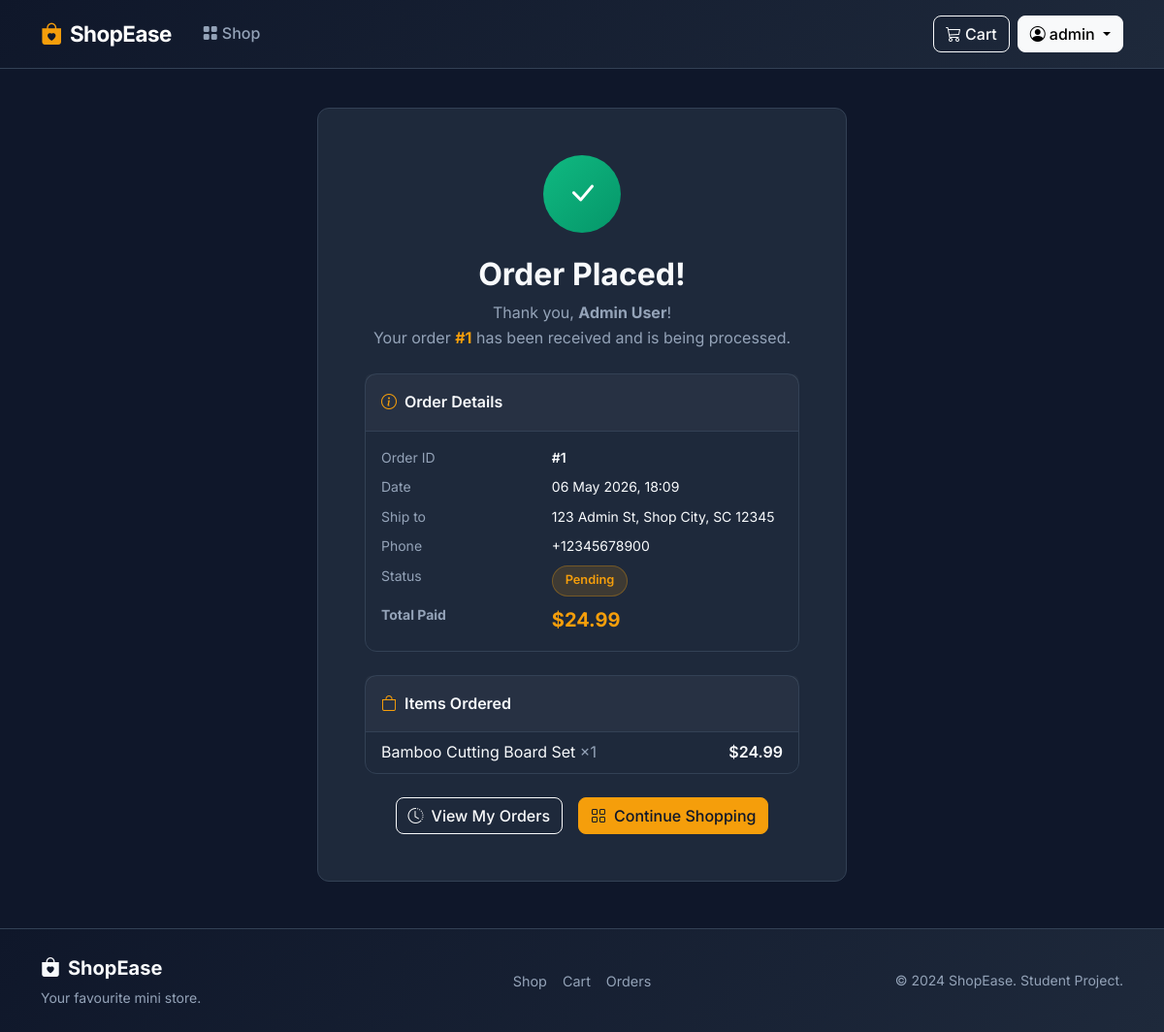
/orders/confirm/1/ (signed in), run on the app's committed database.
### orders/models.py (models this page shows, shortened)
class Order(models.Model):
    STATUS_CHOICES = [
        ('pending', 'Pending'),
        ('processing', 'Processing'),
        ('shipped', 'Shipped'),
        ('delivered', 'Delivered'),
        ('cancelled', 'Cancelled'),
    ]
    user = models.ForeignKey(User, on_delete=models.CASCADE, related_name='orders')
    full_name = models.CharField(max_length=255)
    address = models.TextField()
    phone = models.CharField(max_length=20)
    total_price = models.DecimalField(max_digits=10, decimal_places=2)
    status = models.CharField(max_length=20, choices=STATUS_CHOICES, default='pending')
    created_at = models.DateTimeField(auto_now_add=True)
    updated_at = models.DateTimeField(auto_now=True)
    class Meta:
        ordering = ['-created_at']

class OrderItem(models.Model):
    order = models.ForeignKey(Order, on_delete=models.CASCADE, related_name='items')
    product = models.ForeignKey(Product, on_delete=models.SET_NULL, null=True)
    product_name = models.CharField(max_length=255)  # snapshot at order time
    quantity = models.PositiveIntegerField(default=1)
    price = models.DecimalField(max_digits=10, decimal_places=2)  # price at order time
    def get_total(self):
        return self.price * self.quantity

### orders/views.py (the view)
# urls.py: path('confirm/<int:order_id>/', views.order_confirm, name='order_confirm'),
@login_required
def order_confirm(request, order_id):
    order = get_object_or_404(Order, id=order_id, user=request.user)
    return render(request, 'orders/order_confirm.html', {'order': order})

### cart/cart.py (called while the page is built)
    def __len__(self):
        return sum(item['quantity'] for item in self.cart.values())

### cart/context_processors.py (called while the page is built)
def cart_context(request):
    return {'cart': Cart(request)}

### templates/orders/order_confirm.html (shortened to what this page needs)
{% extends 'base.html' %}
{% block content %}
<div class="container">
  <div class="row justify-content-center">
    <div class="col-md-8 col-lg-6">
      <div class="card text-center mt-3">
        <div class="card-body p-5">
          <div class="confirm-icon">
            <i class="bi bi-check-lg text-white"></i>
          </div>
          <h2 class="fw-bold mb-2">Order Placed!</h2>
          <p class="text-muted mb-4">
            Thank you, <strong>{{ order.full_name }}</strong>!<br>
            Your order <strong class="text-accent">#{{ order.id }}</strong> has been received and is being processed.
          </p>
          <div class="card mb-4" style="text-align:left;">
            <div class="card-header py-3">
              <span class="fw-semibold"><i class="bi bi-info-circle me-2 text-accent"></i>Order Details</span>
            </div>
            <div class="card-body p-3">
              <div class="row g-2 small">
                <div class="col-5 text-muted">Order ID</div>
                <div class="col-7 fw-semibold">#{{ order.id }}</div>
                <div class="col-5 text-muted">Date</div>
                <div class="col-7">{{ order.created_at|date:"d M Y, H:i" }}</div>
                <div class="col-5 text-muted">Ship to</div>
                <div class="col-7">{{ order.address }}</div>
                <div class="col-5 text-muted">Phone</div>
                <div class="col-7">{{ order.phone }}</div>
                <div class="col-5 text-muted">Status</div>
                <div class="col-7">
                  <span class="status-badge status-{{ order.status }}">{{ order.get_status_display }}</span>
                </div>
                <div class="col-5 text-muted fw-bold">Total Paid</div>
                <div class="col-7 fw-bold text-accent fs-5">${{ order.total_price }}</div>
              </div>
            </div>
          </div>
          <div class="card mb-4" style="text-align:left;">
            <div class="card-header py-3">
              <span class="fw-semibold"><i class="bi bi-bag me-2 text-accent"></i>Items Ordered</span>
            </div>
            <ul class="list-group list-group-flush">
              {% for item in order.items.all %}
              <li class="list-group-item" style="background:transparent;border-color:var(--border);color:var(--text-primary);">
                <div class="d-flex justify-content-between">
                  <span>{{ item.product_name }} <span class="text-muted">×{{ item.quantity }}</span></span>
                  <span class="fw-semibold">${{ item.get_total }}</span>
                </div>
              </li>
              {% endfor %}
            </ul>
          </div>
          <div class="d-flex gap-3 justify-content-center flex-wrap">
            <a href="{% url 'order_history' %}" class="btn btn-outline-light" id="view-orders-btn">
              <i class="bi bi-clock-history me-2"></i>View My Orders
            </a>
            <a href="{% url 'product_list' %}" class="btn btn-accent" id="continue-shopping-confirm-btn">
              <i class="bi bi-grid me-2"></i>Continue Shopping
            </a>
          </div>
        </div>
      </div>
    </div>
  </div>
</div>
{% endblock %}

### templates/base.html (shortened to what this page needs)
{% load static %}
<!DOCTYPE html>
<html lang="en">
<head>
  <link href="https://cdn.jsdelivr.net/npm/bootstrap@5.3.2/dist/css/bootstrap.min.css" rel="stylesheet" />
  <link href="https://cdn.jsdelivr.net/npm/bootstrap-icons@1.11.3/font/bootstrap-icons.min.css" rel="stylesheet" />
  <link href="{% static 'css/style.css' %}" rel="stylesheet" />
</head>
<body>
<nav class="navbar navbar-expand-lg navbar-dark sticky-top" id="main-navbar">
  <div class="container">
    <a class="navbar-brand fw-bold fs-4" href="{% url 'product_list' %}">
      <i class="bi bi-bag-heart-fill me-2 text-accent"></i>ShopEase
    </a>
    <div class="collapse navbar-collapse" id="navbarNav">
      <ul class="navbar-nav me-auto">
        <li class="nav-item">
          <a class="nav-link {% if request.resolver_match.url_name == 'product_list' %}active{% endif %}"
             href="{% url 'product_list' %}">
            <i class="bi bi-grid-fill me-1"></i>Shop
          </a>
        </li>
      </ul>
      <a href="{% url 'cart_detail' %}" class="btn btn-outline-light me-2 position-relative" id="cart-nav-btn">
        <i class="bi bi-cart3 me-1"></i>Cart
      </a>
      {% if user.is_authenticated %}
        <div class="dropdown">
          <button class="btn btn-light dropdown-toggle" type="button"
                  data-bs-toggle="dropdown" id="user-dropdown-btn">
            <i class="bi bi-person-circle me-1"></i>{{ user.username }}
          </button>
        </div>
      {% endif %}
    </div>
  </div>
</nav>
<main class="main-content">
  {% block content %}{% endblock %}
</main>
<footer class="footer mt-auto py-4">
  <div class="container">
    <div class="row align-items-center">
      <div class="col-md-4 mb-3 mb-md-0">
        <span class="footer-brand fw-bold fs-5">
          <i class="bi bi-bag-heart-fill me-2"></i>ShopEase
        </span>
        <p class="text-muted small mt-1 mb-0">Your favourite mini store.</p>
      </div>
      <div class="col-md-4 text-center mb-3 mb-md-0">
        <div class="d-flex justify-content-center gap-3">
          <a href="{% url 'product_list' %}" class="footer-link">Shop</a>
          <a href="{% url 'cart_detail' %}" class="footer-link">Cart</a>
          {% if user.is_authenticated %}
          <a href="{% url 'order_history' %}" class="footer-link">Orders</a>
          {% else %}
          <a href="{% url 'register' %}" class="footer-link">Register</a>
          {% endif %}
        </div>
      </div>
      <div class="col-md-4 text-md-end">
        <p class="text-muted small mb-0">&copy; 2024 ShopEase. Student Project.</p>
      </div>
    </div>
  </div>
</footer>
</body>
</html>

### static/css/style.css (style rules this page uses)
:root { --primary: #4f46e5; --primary-dark: #3730a3; --accent: #f59e0b; --accent-hover: #d97706; --dark: #0f172a; --dark-card: #1e293b; --text-primary: #f8fafc; --text-muted: #94a3b8; --border: #334155; --success: #10b981; --danger: #ef4444; --font: 'Inter', sans-serif; --radius: 12px; --transition: all 0.25s ease; }
*, *::before, *::after { box-sizing: border-box; }
html { scroll-behavior: smooth; }
body { font-family: var(--font); background-color: var(--dark); color: var(--text-primary); min-height: 100vh; display: flex; flex-direction: column; line-height: 1.6; }
#main-navbar { background: linear-gradient(135deg, #0f172a 0%, #1e293b 100%); border-bottom: 1px solid var(--border); padding: 0.75rem 0; backdrop-filter: blur(10px); z-index: 1000; }
.navbar-brand { font-size: 1.4rem !important; letter-spacing: -0.5px; }
.nav-link { color: var(--text-muted) !important; font-weight: 500; padding: 0.5rem 1rem !important; border-radius: 8px; transition: var(--transition); }
.text-accent { color: var(--accent) !important; }
.btn-accent { background-color: var(--accent); border-color: var(--accent); color: #0f172a; font-weight: 600; border-radius: 8px; transition: var(--transition); }
.main-content { flex: 1; padding-top: 1.5rem; padding-bottom: 3rem; }
.btn { font-weight: 500; border-radius: 8px; transition: var(--transition); }
.card { background: var(--dark-card); border: 1px solid var(--border); border-radius: var(--radius); color: var(--text-primary); }
.card-header { background: rgba(255,255,255,0.04); border-bottom: 1px solid var(--border); font-weight: 600; }
.status-badge { display: inline-block; padding: 0.3rem 0.8rem; border-radius: 50px; font-size: 0.8rem; font-weight: 600; text-transform: capitalize; }
.status-pending { background: rgba(245, 158, 11, 0.15); color: #f59e0b; border: 1px solid rgba(245,158,11,0.3); }
.footer { background: linear-gradient(135deg, #0f172a, #1e293b); border-top: 1px solid var(--border); }
.footer-brand { color: var(--text-primary); }
.footer-link { color: var(--text-muted); text-decoration: none; font-size: 0.9rem; transition: var(--transition); }
.confirm-icon { width: 80px; height: 80px; background: linear-gradient(135deg, #10b981, #059669); border-radius: 50%; display: flex; align-items: center; justify-content: center; font-size: 2rem; margin: 0 auto 1.5rem; animation: popIn 0.4s cubic-bezier(0.175, 0.885, 0.32, 1.275) both; }
.text-muted { color: var(--text-muted) !important; }

### data on the page
Order: full_name "Admin User", id "1", created_at "06 May 2026, 18:09", address "123 Admin St, Shop City, SC 12345", phone "+12345678900", status "Pending", total_price "24.99"
OrderItem: product_name "Bamboo Cutting Board Set", quantity "1", get_total "24.99"

### other printed values
{{ user.username }} "admin"
